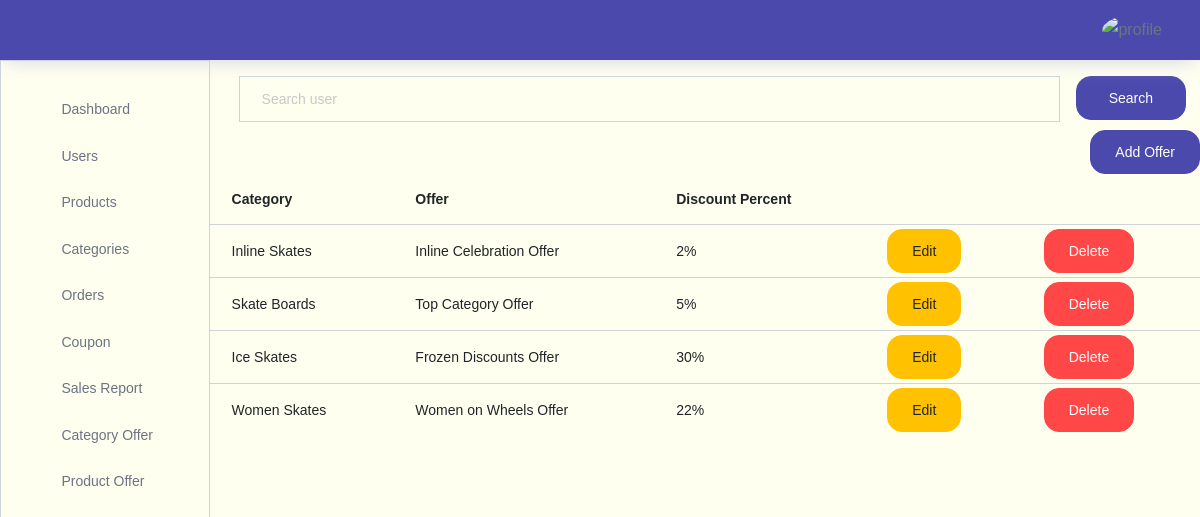
The page /storeadmin/categoryoffer/ on the database its author committed.
### store/models.py (models this page shows)
class Categoryoffer(models.Model):
    category=models.ForeignKey(Category,on_delete=models.CASCADE)
    offer_description=models.CharField(max_length=200)
    discount=models.PositiveIntegerField()

class Category(models.Model):
    name=models.CharField(max_length=200,unique=True)
    image=models.ImageField(upload_to='store/categorys/', blank=True)
    noofitems=models.IntegerField()
    isblocked=models.BooleanField(default=False)

### storeadmin/views.py (the view)
# urls.py: path("categoryoffer/",views.categoryoffer,name="categoryoffer"),
def categoryoffer(request):
    catofferobjs=Categoryoffer.objects.all()
    if request.method=="POST":
            enteredoffer=request.POST.get("searchitem")
            catofferobjs=Categoryoffer.objects.filter(offer_description__icontains=enteredoffer)
            context={"catofferobjs":catofferobjs}
            return render(request,"storeadmin/categoryoffer/categoryoffer.html",context)
    context={"catofferobjs":catofferobjs}
    return render(request,"storeadmin/categoryoffer/categoryoffer.html",context)

### storeadmin/templates/storeadmin/categoryoffer/categoryoffer.html (shortened to what this page needs)
{% extends 'storeadmin/index.html' %}
{% block content %}
<div class="container">
  <div class="container">
    <form action="" method="POST">{% csrf_token %}
      <div class="input-group">
        <input style="background-color:#FFFFF0
        ;" type="text" name="searchitem" class="form-control mt-3" id="navbar-search-input" placeholder="Search user" aria-label="search" aria-describedby="search">
        <div>
          <button  type="submit" class="btn btn-primary btn-block mt-3 ml-3">Search</button>
        </div>
      </div>
    </form>
  </div>
  <div class="row justify-content-end">
    <a href="{% url 'addcategoryoffer' %}">
      <button class="btn add-category-btn btn-primary mt-2">Add Offer</button>
    </a>
  </div>
  <div class="row">
    <table class="table table-hover">
      <thead>
        <tr>
          <th>Category</th>
          <th>Offer</th>
          <th>Discount Percent</th>
        </tr>
      </thead>
      <tbody>
        {% for item in catofferobjs %}
        <tr id="offer{{item.id}}">
          <td class="py-1">{{ item.category.name }}</td>
          <td class="py-1">{{ item.offer_description }}</td>
          <td class="py-1">{{ item.discount}}%</td>
          <td class="py-1">
            <a href="{% url 'editcategoryoffer' item.id %}">
              <button class="btn edit-btn btn-warning">Edit</button>
            </a>
          </td>
          <td class="py-1">
            <button  class="btn delete-btn btn-danger" data-category-id="{{ item.id }}">Delete</button>
          </td>
        </tr>
        {% endfor %}
      </tbody>
    </table>
  </div>
</div>
{% endblock content %}

### rows shown on the page
Categoryoffer: category.name "Inline Skates", offer_description "Inline Celebration Offer", discount "2"
Categoryoffer: category.name "Skate Boards", offer_description "Top Category Offer", discount "5"
Categoryoffer: category.name "Ice Skates", offer_description "Frozen Discounts Offer", discount "30"
Categoryoffer: category.name "Women Skates", offer_description "Women on Wheels Offer", discount "22"
